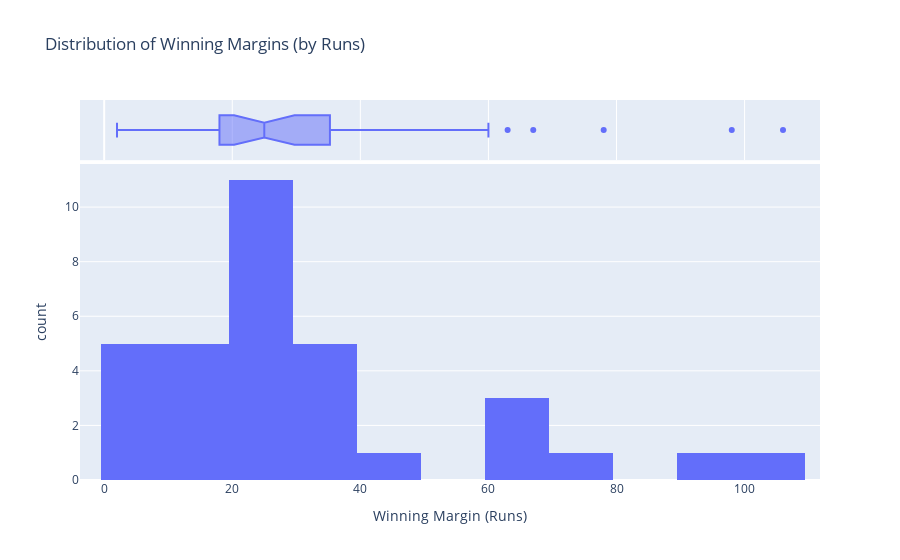
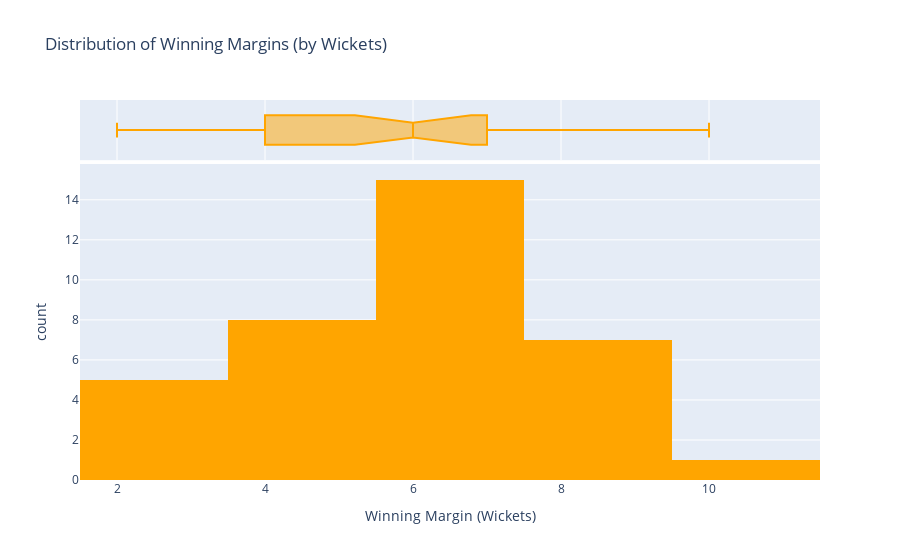

The notebook cell these images were saved under, in order:
### Markdown cell above
## winning margin

### Code cell
df['winning_margin'] = pd.to_numeric(df['winning_margin'], errors='coerce')
win_by_runs = df[df['winning_type'] == 'Runs']
# win_by_runs =pd.concat([df['home_team_abbrev'], df['away_team_abbrev']])
win_by_wickets = df[df['winning_type'] == 'Wickets']
plt.subplot(1,2,1)
sns.histplot(win_by_runs['winning_margin'], bins=15, color='blue', kde=True)
plt.title('Distribution of Winning Margins (by Runs)')
plt.xlabel('Winning Margin (Runs)')
plt.ylabel('Frequency')

# Box plot for winning by wickets
plt.subplot(1, 2,2)
sns.histplot(win_by_wickets['winning_margin'], bins=8, color='orange', kde=True)
plt.title('Distribution of Winning Margins (by Wickets)')
plt.xlabel('Winning Margin (Wickets)')
plt.ylabel('Frequency')

fig_runs= px.histogram(win_by_runs,
             x='winning_margin',
             nbins=20,
             title='Distribution of Winning Margins (by Runs)',
            labels={'winning_margin': 'Winning Margin (Runs)'},
            marginal='box',  # Add a box plot above the histogram
)
fig_wickets = px.histogram(
    win_by_wickets,
    x='winning_margin',
    nbins=8,
    title='Distribution of Winning Margins (by Wickets)',
    labels={'winning_margin': 'Winning Margin (Wickets)'},
    color_discrete_sequence=['orange'],
    marginal='box',  # Add a box plot above the histogram
)
fig_runs.show()
fig_wickets.show()

### Figure 1 — Plotly figure (JSON) as saved in the notebook; plotly's stock layout.template omitted (floating-point values rounded to 4 significant figures)
{"data": [{"alignmentgroup": "True", "bingroup": "x", "hovertemplate": "Winning Margin (Runs)=%{x}<br>count=%{y}<extra></extra>", "legendgroup": "", "marker": {"color": "#636efa", "pattern": {"shape": ""}}, "name": "", "nbinsx": 20, "offsetgroup": "", "orientation": "v", "showlegend": false, "type": "histogram", "x": [20, 25, 9, 28, 67, 4, 35, 10, 78, 106, 33, 29, 2, 4, 20, 6, 63, 31, 12, 21, 20, 35, 18, 47, 19, 18, 27, 36, 24, 28, 98, 20, 60], "xaxis": "x", "yaxis": "y"}, {"alignmentgroup": "True", "hovertemplate": "Winning Margin (Runs)=%{x}<extra></extra>", "legendgroup": "", "marker": {"color": "#636efa"}, "name": "", "notched": true, "offsetgroup": "", "showlegend": false, "type": "box", "x": [20, 25, 9, 28, 67, 4, 35, 10, 78, 106, 33, 29, 2, 4, 20, 6, 63, 31, 12, 21, 20, 35, 18, 47, 19, 18, 27, 36, 24, 28, 98, 20, 60], "xaxis": "x2", "yaxis": "y2"}], "layout": {"barmode": "relative", "legend": {"tracegroupgap": 0}, "title": {"text": "Distribution of Winning Margins (by Runs)"}, "xaxis": {"anchor": "y", "domain": [0, 1], "title": {"text": "Winning Margin (Runs)"}}, "xaxis2": {"anchor": "y2", "domain": [0, 1], "matches": "x", "showgrid": true, "showticklabels": false}, "yaxis": {"anchor": "x", "domain": [0, 0.8316], "title": {"text": "count"}}, "yaxis2": {"anchor": "x2", "domain": [0.8416, 1], "matches": "y2", "showgrid": false, "showline": false, "showticklabels": false, "ticks": ""}}}

### Figure 2 — Plotly figure (JSON) as saved in the notebook; plotly's stock layout.template omitted (floating-point values rounded to 4 significant figures)
{"data": [{"alignmentgroup": "True", "bingroup": "x", "hovertemplate": "Winning Margin (Wickets)=%{x}<br>count=%{y}<extra></extra>", "legendgroup": "", "marker": {"color": "orange", "pattern": {"shape": ""}}, "name": "", "nbinsx": 8, "offsetgroup": "", "orientation": "v", "showlegend": false, "type": "histogram", "x": [6, 3, 7, 6, 3, 8, 2, 6, 8, 3, 9, 6, 8, 7, 9, 7, 4, 3, 6, 6, 7, 6, 4, 4, 7, 7, 7, 5, 5, 4, 8, 4, 8, 4, 7, 10], "xaxis": "x", "yaxis": "y"}, {"alignmentgroup": "True", "hovertemplate": "Winning Margin (Wickets)=%{x}<extra></extra>", "legendgroup": "", "marker": {"color": "orange"}, "name": "", "notched": true, "offsetgroup": "", "showlegend": false, "type": "box", "x": [6, 3, 7, 6, 3, 8, 2, 6, 8, 3, 9, 6, 8, 7, 9, 7, 4, 3, 6, 6, 7, 6, 4, 4, 7, 7, 7, 5, 5, 4, 8, 4, 8, 4, 7, 10], "xaxis": "x2", "yaxis": "y2"}], "layout": {"barmode": "relative", "legend": {"tracegroupgap": 0}, "title": {"text": "Distribution of Winning Margins (by Wickets)"}, "xaxis": {"anchor": "y", "domain": [0, 1], "title": {"text": "Winning Margin (Wickets)"}}, "xaxis2": {"anchor": "y2", "domain": [0, 1], "matches": "x", "showgrid": true, "showticklabels": false}, "yaxis": {"anchor": "x", "domain": [0, 0.8316], "title": {"text": "count"}}, "yaxis2": {"anchor": "x2", "domain": [0.8416, 1], "matches": "y2", "showgrid": false, "showline": false, "showticklabels": false, "ticks": ""}}}
